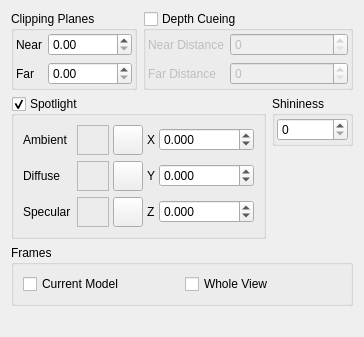
         <widget class="QWidget" name="QualitySubTab">
          <attribute name="title">
           <string>Rendering</string>
          </attribute>
          <layout class="QVBoxLayout" name="verticalLayout_18">
           <item>
            <layout class="QHBoxLayout" name="horizontalLayout_11">
             <item>
              <widget class="QGroupBox" name="ClipPlaneGroup_2">
               <property name="title">
                <string>Clipping Planes</string>
               </property>
               <property name="checkable">
                <bool>false</bool>
               </property>
               <layout class="QHBoxLayout" name="_28">
                <property name="spacing">
                 <number>4</number>
                </property>
                <property name="margin">
                 <number>2</number>
                </property>
                <item>
                 <layout class="QGridLayout" name="_29">
                  <property name="margin">
                   <number>0</number>
                  </property>
                  <property name="spacing">
                   <number>6</number>
                  </property>
                  <item row="0" column="0">
                   <widget class="QLabel" name="label_56">
                    <property name="text">
                     <string>Near</string>
                    </property>
                   </widget>
                  </item>
                  <item row="1" column="0">
                   <widget class="QLabel" name="label_57">
                    <property name="text">
                     <string>Far</string>
                    </property>
                   </widget>
                  </item>
                  <item row="1" column="1">
                   <widget class="QDoubleSpinBox" name="FarClipSpin">
                    <property name="maximum">
                     <double>100000000.000000000000000</double>
                    </property>
                   </widget>
                  </item>
                  <item row="0" column="1">
                   <widget class="QDoubleSpinBox" name="NearClipSpin"/>
                  </item>
                 </layout>
                </item>
               </layout>
              </widget>
             </item>
             <item>
              <widget class="QGroupBox" name="DepthCueGroup">
               <property name="title">
                <string>Depth Cueing</string>
               </property>
               <property name="checkable">
                <bool>true</bool>
               </property>
               <property name="checked">
                <bool>false</bool>
               </property>
               <layout class="QHBoxLayout" name="_26">
                <property name="spacing">
                 <number>4</number>
                </property>
                <property name="margin">
                 <number>2</number>
                </property>
                <item>
                 <layout class="QGridLayout" name="_27">
                  <property name="margin">
                   <number>0</number>
                  </property>
                  <property name="spacing">
                   <number>6</number>
                  </property>
                  <item row="0" column="0">
                   <widget class="QLabel" name="label_54">
                    <property name="sizePolicy">
                     <sizepolicy hsizetype="Minimum" vsizetype="Preferred">
                      <horstretch>0</horstretch>
                      <verstretch>0</verstretch>
                     </sizepolicy>
                    </property>
                    <property name="text">
                     <string>Near Distance</string>
                    </property>
                   </widget>
                  </item>
                  <item row="1" column="0">
                   <widget class="QLabel" name="label_55">
                    <property name="sizePolicy">
                     <sizepolicy hsizetype="Minimum" vsizetype="Preferred">
                      <horstretch>0</horstretch>
                      <verstretch>0</verstretch>
                     </sizepolicy>
                    </property>
                    <property name="text">
                     <string>Far Distance</string>
                    </property>
                   </widget>
                  </item>
                  <item row="0" column="1">
                   <widget class="QSpinBox" name="NearDepthSpin">
                    <property name="sizePolicy">
                     <sizepolicy hsizetype="MinimumExpanding" vsizetype="Fixed">
                      <horstretch>0</horstretch>
                      <verstretch>0</verstretch>
                     </sizepolicy>
                    </property>
                    <property name="maximum">
                     <number>100000000</number>
                    </property>
                   </widget>
                  </item>
                  <item row="1" column="1">
                   <widget class="QSpinBox" name="FarDepthSpin">
                    <property name="sizePolicy">
                     <sizepolicy hsizetype="MinimumExpanding" vsizetype="Fixed">
                      <horstretch>0</horstretch>
                      <verstretch>0</verstretch>
                     </sizepolicy>
                    </property>
                    <property name="maximum">
                     <number>100000000</number>
                    </property>
                   </widget>
                  </item>
                 </layout>
                </item>
               </layout>
              </widget>
             </item>
            </layout>
           </item>
           <item>
            <layout class="QHBoxLayout" name="horizontalLayout_13">
             <item>
              <widget class="QGroupBox" name="SpotlightGroup">
               <property name="title">
                <string>Spotlight</string>
               </property>
               <property name="checkable">
                <bool>true</bool>
               </property>
               <property name="checked">
                <bool>true</bool>
               </property>
               <layout class="QVBoxLayout" name="verticalLayout_15">
                <item>
                 <layout class="QGridLayout" name="gridLayout_6">
                  <item row="0" column="0">
                   <widget class="QLabel" name="label_10">
                    <property name="text">
                     <string>Ambient</string>
                    </property>
                   </widget>
                  </item>
                  <item row="0" column="1">
                   <layout class="QHBoxLayout" name="_8">
                    <property name="spacing">
                     <number>4</number>
                    </property>
                    <property name="margin">
                     <number>0</number>
                    </property>
                    <item>
                     <widget class="TColourFrame" name="SpotlightAmbientColourFrame">
                      <property name="sizePolicy">
                       <sizepolicy hsizetype="Preferred" vsizetype="Minimum">
                        <horstretch>0</horstretch>
                        <verstretch>0</verstretch>
                       </sizepolicy>
                      </property>
                      <property name="minimumSize">
                       <size>
                        <width>32</width>
                        <height>0</height>
                       </size>
                      </property>
                      <property name="frameShape">
                       <enum>QFrame::StyledPanel</enum>
                      </property>
                      <property name="frameShadow">
                       <enum>QFrame::Raised</enum>
                      </property>
                     </widget>
                    </item>
                    <item>
                     <widget class="QPushButton" name="SpotlightAmbientColourButton">
                      <property name="sizePolicy">
                       <sizepolicy hsizetype="Preferred" vsizetype="Preferred">
                        <horstretch>0</horstretch>
                        <verstretch>0</verstretch>
                       </sizepolicy>
                      </property>
                      <property name="minimumSize">
                       <size>
                        <width>30</width>
                        <height>30</height>
                       </size>
                      </property>
                      <property name="maximumSize">
                       <size>
                        <width>30</width>
                        <height>30</height>
                       </size>
                      </property>
                      <property name="text">
                       <string/>
                      </property>
                      <property name="icon">
                       <iconset resource="icons.qrc">
                        <normaloff>:/basic/icons/basic_colour.svg</normaloff>:/basic/icons/basic_colour.svg</iconset>
                      </property>
                      <property name="autoDefault">
                       <bool>false</bool>
                      </property>
                     </widget>
                    </item>
                    <item>
                     <widget class="QLabel" name="label_22">
                      <property name="sizePolicy">
                       <sizepolicy hsizetype="Minimum" vsizetype="Preferred">
                        <horstretch>0</horstretch>
                        <verstretch>0</verstretch>
                       </sizepolicy>
                      </property>
                      <property name="text">
                       <string>X</string>
                      </property>
                     </widget>
                    </item>
                    <item>
                     <widget class="QDoubleSpinBox" name="SpotlightPositionXSpin">
                      <property name="sizePolicy">
                       <sizepolicy hsizetype="Expanding" vsizetype="Fixed">
                        <horstretch>0</horstretch>
                        <verstretch>0</verstretch>
                       </sizepolicy>
                      </property>
                      <property name="decimals">
                       <number>3</number>
                      </property>
                      <property name="minimum">
                       <double>-100000.000000000000000</double>
                      </property>
                      <property name="maximum">
                       <double>10000000.000000000000000</double>
                      </property>
                      <property name="singleStep">
                       <double>1.000000000000000</double>
                      </property>
                     </widget>
                    </item>
                   </layout>
                  </item>
                  <item row="1" column="0">
                   <widget class="QLabel" name="label_11">
                    <property name="text">
                     <string>Diffuse</string>
                    </property>
                   </widget>
                  </item>
                  <item row="1" column="1">
                   <layout class="QHBoxLayout" name="_10">
                    <property name="spacing">
                     <number>4</number>
                    </property>
                    <property name="margin">
                     <number>0</number>
                    </property>
                    <item>
                     <widget class="TColourFrame" name="SpotlightDiffuseColourFrame">
                      <property name="sizePolicy">
                       <sizepolicy hsizetype="Preferred" vsizetype="Minimum">
                        <horstretch>0</horstretch>
                        <verstretch>0</verstretch>
                       </sizepolicy>
                      </property>
                      <property name="minimumSize">
                       <size>
                        <width>32</width>
                        <height>0</height>
                       </size>
                      </property>
                      <property name="frameShape">
                       <enum>QFrame::StyledPanel</enum>
                      </property>
                      <property name="frameShadow">
                       <enum>QFrame::Raised</enum>
                      </property>
                     </widget>
                    </item>
                    <item>
                     <widget class="QPushButton" name="SpotlightDiffuseColourButton">
                      <property name="sizePolicy">
                       <sizepolicy hsizetype="Preferred" vsizetype="Preferred">
                        <horstretch>0</horstretch>
                        <verstretch>0</verstretch>
                       </sizepolicy>
                      </property>
                      <property name="minimumSize">
                       <size>
                        <width>30</width>
                        <height>30</height>
                       </size>
                      </property>
                      <property name="maximumSize">
                       <size>
                        <width>30</width>
                        <height>30</height>
                       </size>
                      </property>
                      <property name="text">
                       <string/>
                      </property>
                      <property name="icon">
                       <iconset resource="icons.qrc">
                        <normaloff>:/basic/icons/basic_colour.svg</normaloff>:/basic/icons/basic_colour.svg</iconset>
                      </property>
                      <property name="autoDefault">
                       <bool>false</bool>
                      </property>
                     </widget>
                    </item>
                    <item>
                     <widget class="QLabel" name="label_21">
                      <property name="sizePolicy">
                       <sizepolicy hsizetype="Minimum" vsizetype="Preferred">
                        <horstretch>0</horstretch>
                        <verstretch>0</verstretch>
                       </sizepolicy>
                      </property>
                      <property name="text">
                       <string>Y</string>
                      </property>
                     </widget>
                    </item>
                    <item>
                     <widget class="QDoubleSpinBox" name="SpotlightPositionYSpin">
                      <property name="sizePolicy">
                       <sizepolicy hsizetype="Expanding" vsizetype="Fixed">
                        <horstretch>0</horstretch>
                        <verstretch>0</verstretch>
                       </sizepolicy>
                      </property>
                      <property name="decimals">
                       <number>3</number>
                      </property>
                      <property name="minimum">
                       <double>-100000.000000000000000</double>
                      </property>
                      <property name="maximum">
                       <double>10000000.000000000000000</double>
                      </property>
                      <property name="singleStep">
                       <double>1.000000000000000</double>
                      </property>
                     </widget>
                    </item>
                   </layout>
                  </item>
                  <item row="2" column="0">
                   <widget class="QLabel" name="label_12">
                    <property name="text">
                     <string>Specular</string>
                    </property>
                   </widget>
                  </item>
                  <item row="2" column="1">
                   <layout class="QHBoxLayout" name="_12">
                    <property name="spacing">
                     <number>4</number>
                    </property>
                    <property name="margin">
                     <number>0</number>
                    </property>
                    <item>
                     <widget class="TColourFrame" name="SpotlightSpecularColourFrame">
                      <property name="sizePolicy">
                       <sizepolicy hsizetype="Preferred" vsizetype="Minimum">
                        <horstretch>0</horstretch>
                        <verstretch>0</verstretch>
                       </sizepolicy>
                      </property>
                      <property name="minimumSize">
                       <size>
                        <width>32</width>
                        <height>0</height>
                       </size>
                      </property>
                      <property name="frameShape">
                       <enum>QFrame::StyledPanel</enum>
                      </property>
                      <property name="frameShadow">
                       <enum>QFrame::Raised</enum>
                      </property>
                     </widget>
                    </item>
                    <item>
                     <widget class="QPushButton" name="SpotlightSpecularColourButton">
                      <property name="sizePolicy">
                       <sizepolicy hsizetype="Preferred" vsizetype="Preferred">
                        <horstretch>0</horstretch>
                        <verstretch>0</verstretch>
                       </sizepolicy>
                      </property>
                      <property name="minimumSize">
                       <size>
                        <width>30</width>
                        <height>30</height>
                       </size>
                      </property>
                      <property name="maximumSize">
                       <size>
                        <width>30</width>
                        <height>30</height>
                       </size>
                      </property>
                      <property name="text">
                       <string/>
                      </property>
                      <property name="icon">
                       <iconset resource="icons.qrc">
                        <normaloff>:/basic/icons/basic_colour.svg</normaloff>:/basic/icons/basic_colour.svg</iconset>
                      </property>
                      <property name="autoDefault">
                       <bool>false</bool>
                      </property>
                     </widget>
                    </item>
                    <item>
                     <widget class="QLabel" name="label_20">
                      <property name="sizePolicy">
                       <sizepolicy hsizetype="Minimum" vsizetype="Preferred">
                        <horstretch>0</horstretch>
                        <verstretch>0</verstretch>
                       </sizepolicy>
                      </property>
                      <property name="text">
                       <string>Z</string>
                      </property>
                     </widget>
                    </item>
                    <item>
                     <widget class="QDoubleSpinBox" name="SpotlightPositionZSpin">
                      <property name="sizePolicy">
                       <sizepolicy hsizetype="Expanding" vsizetype="Fixed">
                        <horstretch>0</horstretch>
                        <verstretch>0</verstretch>
                       </sizepolicy>
                      </property>
                      <property name="decimals">
                       <number>3</number>
                      </property>
                      <property name="minimum">
                       <double>-100000.000000000000000</double>
                      </property>
                      <property name="maximum">
                       <double>10000000.000000000000000</double>
                      </property>
                      <property name="singleStep">
                       <double>1.000000000000000</double>
                      </property>
                     </widget>
                    </item>
                   </layout>
                  </item>
                 </layout>
                </item>
               </layout>
              </widget>
             </item>
             <item>
              <layout class="QVBoxLayout" name="verticalLayout_16">
               <item>
                <widget class="QGroupBox" name="ObjectShininessGroup">
                 <property name="title">
                  <string>Shininess</string>
                 </property>
                 <layout class="QHBoxLayout" name="_17">
                  <property name="spacing">
                   <number>4</number>
                  </property>
                  <property name="margin">
                   <number>2</number>
                  </property>
                  <item>
                   <widget class="QSpinBox" name="ShininessSpin">
                    <property name="maximum">
                     <number>127</number>
                    </property>
                   </widget>
                  </item>
                 </layout>
                </widget>
               </item>
               <item>
                <spacer name="verticalSpacer_3">
                 <property name="orientation">
                  <enum>Qt::Vertical</enum>
                 </property>
                 <property name="sizeHint" stdset="0">
                  <size>
                   <width>20</width>
                   <height>40</height>
                  </size>
                 </property>
                </spacer>
               </item>
              </layout>
             </item>
            </layout>
           </item>
           <item>
            <widget class="QGroupBox" name="FramesGroup">
             <property name="title">
              <string>Frames</string>
             </property>
             <layout class="QHBoxLayout" name="horizontalLayout_10">
              <item>
               <widget class="QCheckBox" name="FrameCurrentModelCheck">
                <property name="text">
                 <string>Current Model</string>
                </property>
               </widget>
              </item>
              <item>
               <widget class="QCheckBox" name="FrameWholeViewCheck">
                <property name="text">
                 <string>Whole View</string>
                </property>
               </widget>
              </item>
             </layout>
            </widget>
           </item>
           <item>
            <spacer name="verticalSpacer_4">
             <property name="orientation">
              <enum>Qt::Vertical</enum>
             </property>
             <property name="sizeHint" stdset="0">
              <size>
               <width>20</width>
               <height>20</height>
              </size>
             </property>
            </spacer>
           </item>
          </layout>
         </widget>
